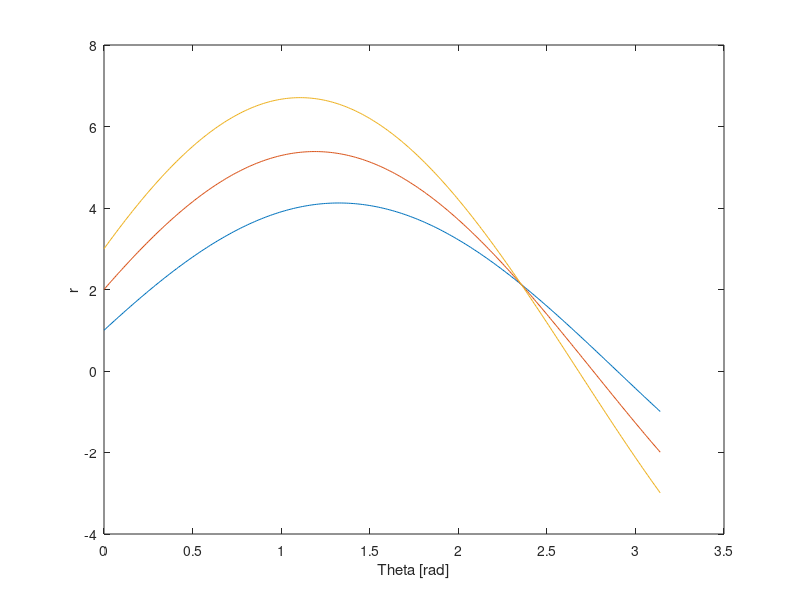

The MATLAB source for this figure: (Note: this script raises an error after producing the figure.)
%% check:
x=[1,2,3];
y=[4,5,6];

theta=0:0.01:pi;
for i=1:3
    r(i,:)=x(i)*cos(theta)+y(i)*sin(theta);
end

figure
plot(theta, r(1,:));
hold on
plot(theta, r(2,:));
plot(theta, r(3,:));
xlabel('Theta [rad]');ylabel('r');


%% lines detection:
clear all
RGB = imread("gantrycrane.png");
gray = rgb2gray(RGB);
BW = edge(gray,'canny');

Theta_resolution=1*2*pi/360; R_resolution=1;
[H,T,R]=HoughTransform_lines(BW,Theta_resolution,R_resolution);

[H_true,T_true,R_true] = hough(BW,'Theta',T*180/pi); % matlab function for equalization

T_true_rad=T_true*2*pi/360;

figure;
subplot(1,2,1);
imshow(imadjust(rescale(H_true)),'XData',T_true_rad,'YData',R_true, 'InitialMagnification','fit');hold on;
title('Hough transform of gantrycrane.png - by matalb function'); xlabel('Theta [rad]'), ylabel('r');
axis on; axis normal; 
colormap(gca,hot);

subplot(1,2,2);
imshow(imadjust(rescale(H)),'XData',T,'YData',R, 'InitialMagnification','fit');hold on;
title('Hough transform of gantrycrane.png - my implementation'); xlabel('Theta [rad]'), ylabel('r');
axis on; axis normal; 
colormap(gca,hot);

%% Circular:
clear all
coins = imread('coins.png');
figure;imshow(coins)
imdistline; %measuring radius of the coins

maxR=30; minR=20;

col=length(coins(1,:)); row=length(coins(:,1)); %number of row and col
Rmap = zeros(row,col, maxR-minR+1);
% loop through the possible radii and fill the Rmap matrix:
Theta_resolution=1*2*pi/360;
T=0:Theta_resolution:2*pi-Theta_resolution;
for radius = minR:maxR
 x=col/2+radius.*cos(T); x=round(x);
 y=row/2+radius.*sin(T); y=round(y);
 Rmap(y,x,radius) =1;
end

thresh=1;
tic
circles=CirclesHough_article(coins,maxR,minR,Rmap,thresh);
toc


%improving:
minDist=35;
new_circles=isclose(circles,minDist);

edgeim = edge(coins, 'canny', [0.15 0.4]);
new_circles=isEmpty(new_circles,edgeim,0.92);

%plot the results:
centers=[new_circles(:,2),new_circles(:,1)];
radii=new_circles(:,3);
figure; imshow(coins);
hold on;
for i = 1:size(centers,1)
   viscircles(centers(i,:), radii(i));
end


%% gradient:
clear all
coins = imread('coins.png');


maxR=30; minR=20;
thresh=0.01;
tic
circles=CirclesHough_gradient(coins,maxR,minR,thresh);
toc
%improving:
edgeim = edge(coins, 'canny', [0.15 0.4]);
new_circles=isEmpty(circles,edgeim,0.9);

minDist=30;
new_circles=isclose(new_circles,minDist);

%plot the results:
centers=[new_circles(:,2),new_circles(:,1)];
radii=new_circles(:,3);
figure; imshow(coins);
hold on;
for i = 1:size(centers,1)
   viscircles(centers(i,:), radii(i));
end